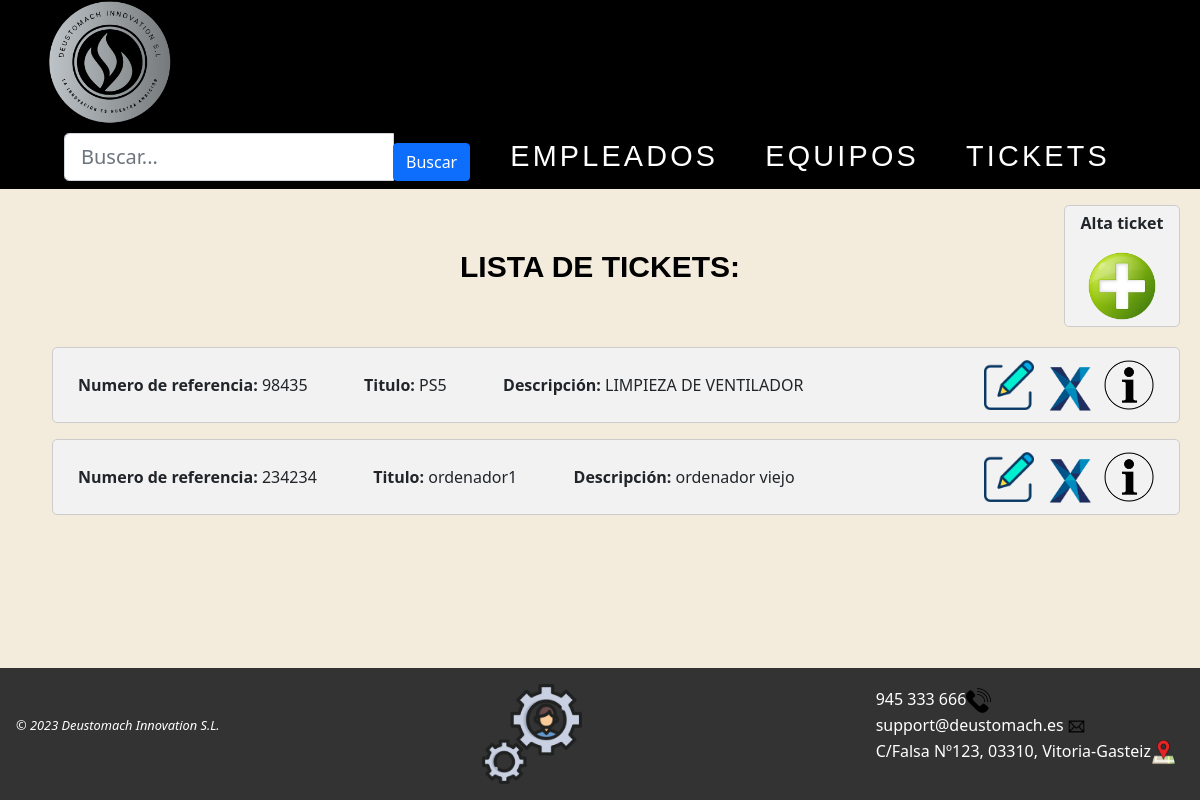
Page /AppWeb/listadoTickets/ on the earlier database version.
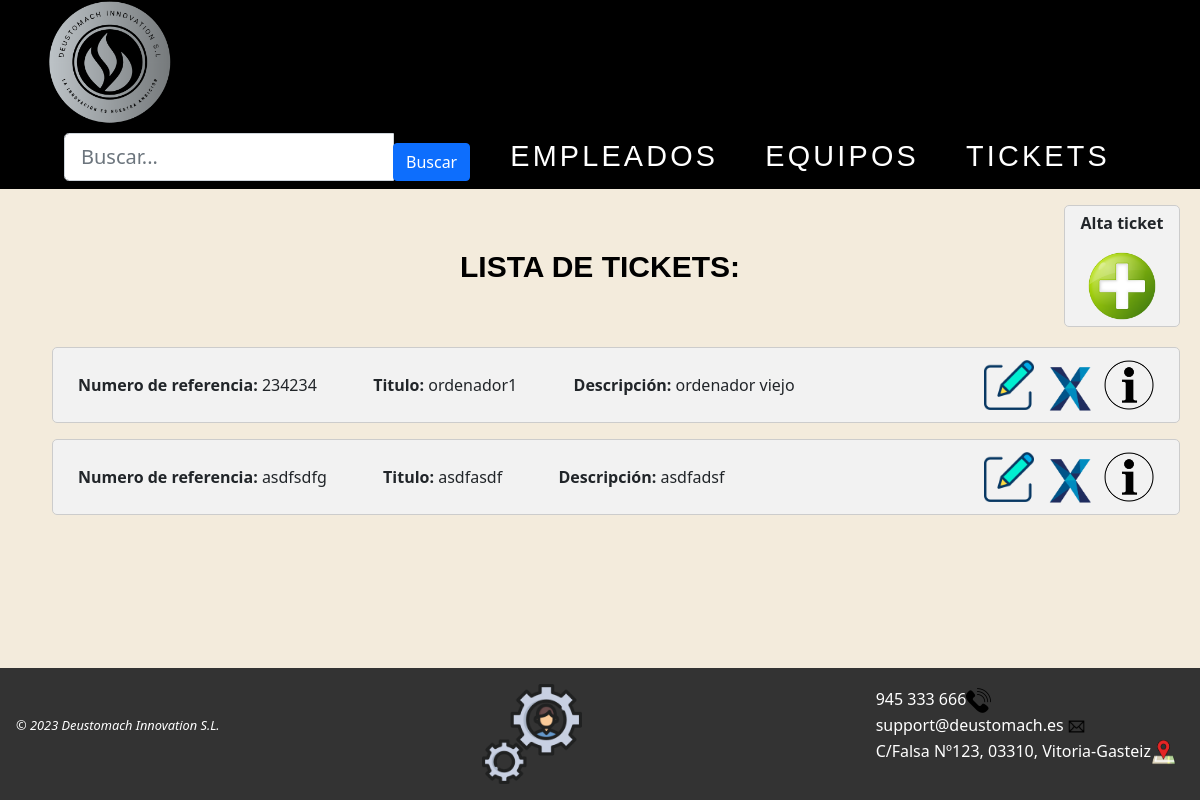
Same page on the later database version.
### AppWeb/models.py (models this page shows, shortened)
class Ticket(models.Model):
    nref = models.CharField(max_length = 20, unique=True)
    titulo = models.CharField(max_length = 10)
    descripcion = models.CharField(max_length = 50)
    fechaApertura = models.DateField()
    fechaResolucion = models.DateField()
    nivelUrgencia = models.ForeignKey('NivelUrgencia', on_delete=models.CASCADE) # relación one-to-many para seleccionar el nivel de urgencia
    tipo = models.ForeignKey('TipoTicket', on_delete=models.CASCADE) # relación one-to-many para seleccionar el tipo de ticket
    estado = models.ForeignKey('EstadoTicket', on_delete=models.CASCADE) # relación one-to-many para seleccionar el estado del ticket
    empleado = models.ForeignKey('Empleado', on_delete=models.CASCADE, default="") # relación one-to-many, un ticket solo es atendido por un empleado
    equipo = models.ForeignKey('Equipo', on_delete=models.CASCADE, default="") # relación one-to-many, un ticket solo puede tener un equipo
    comentarios = models.CharField(max_length = 40)

### AppWeb/views.py (the view)
# urls.py: path('AppWeb/listadoTickets/', views.ListaTicket.as_view(), name='listado-ticket'),
class ListaTicket(ListView):
    model = Ticket
    template_name = 'listadoTickets.html'
    context_object_name = 'tickets'
    def get_queryset(self):
        queryset = super().get_queryset()
        busqueda = self.request.GET.get("buscar")
        if busqueda:
            queryset = queryset.filter(
                Q(nref__icontains=busqueda) |
                Q(titulo__icontains=busqueda) |
                Q(descripcion__icontains=busqueda)
            ).distinct()
        return queryset

### AppWeb/Templates/listadoTickets.html (shortened to what this page needs)
{% extends "homeTickets.html" %}
{% load static %}
{% block contenido %}
<div class="contenido">
    <div id="totalalta">
        <div id="titulos">
            <h1>LISTA DE TICKETS:</h1>
        </div>
        <div id="mas">
            <p><b>Alta ticket</b></p>
            <a href="{% url 'gestion:crear-ticket' %}"><img class="centrado" src="{% static 'images/añadirusr.png' %}"
                    width="70px" title="Crear un empleado nuevo"></a>
        </div>
    {% if object_list %}
        {% for ti in object_list %}
        <ul>
            <div class="objetos">
                <b>Numero de referencia: </b>{{ti.nref}}</span> &emsp;&emsp;&emsp;
                <b>Titulo: </b>{{ti.titulo}}</span> &emsp;&emsp;&emsp;
                <b>Descripción: </b>{{ti.descripcion}}</span>
                <a id="objetos1" href="{% url 'gestion:detalle-ticket' ti.id %}"><img src="{% static 'images/info.png' %}"  title="Pulsa para ver los detalles del ticket" width="50px"></a>
                <a id="objetos1" href="{% url 'gestion:borrar-ticket' ti.id %}"><img src="{% static 'images/delete.png' %}" title="Haz clic para eliminar al ticket" width="50px"></a>
                <a id="objetos1" href="{% url 'gestion:modificar-ticket' ti.id %}"><img src="{% static 'images/editar.png' %}" title="Haz clic para editar este ticket" width="50px" ></a>
            </div>
        </ul>
        {% endfor %}
    {% else %}
        <h1>No hay tickets disponibles</h1>
    {% endif %}
</div>
{% endblock %}

Differences in the rows shown:
removed Ticket: nref "98435", titulo "PS5", descripcion "LIMPIEZA DE VENTILADOR"
added Ticket: nref "asdfsdfg", titulo "asdfasdf", descripcion "asdfadsf"
